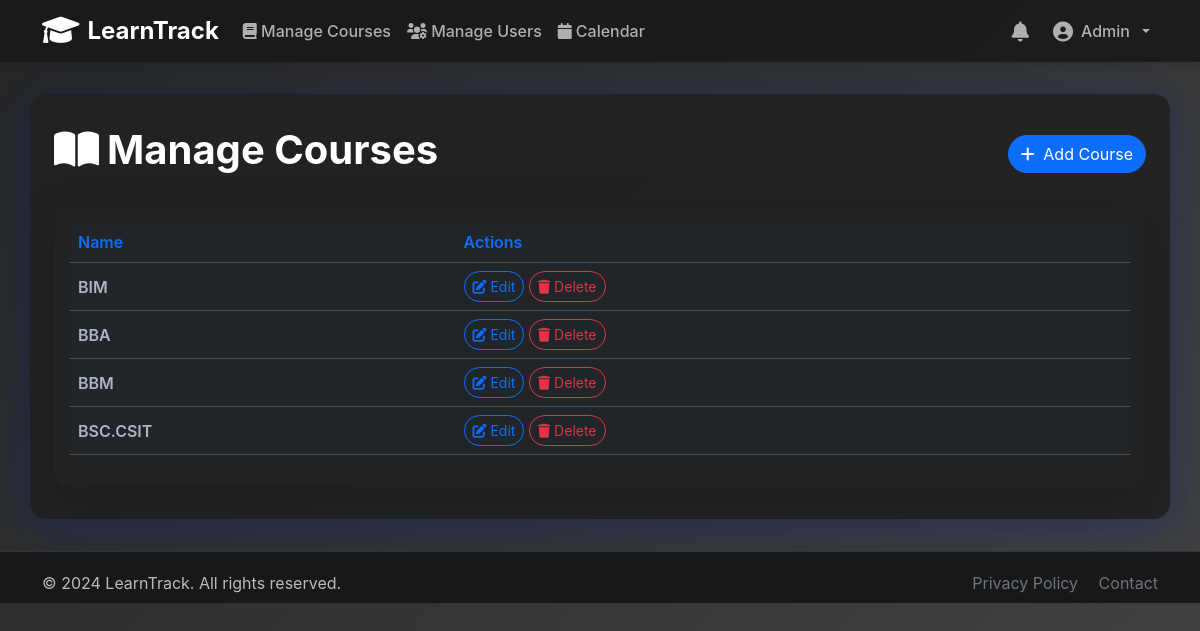
/admin/courses (signed in), run on the app's committed database.
### models.py (models this page shows, shortened)
class User(UserMixin, db.Model):
    id = db.Column(db.Integer, primary_key=True)
    email = db.Column(db.String(120), unique=True, nullable=False)
    name = db.Column(db.String(100), nullable=False)
    role = db.Column(db.String(20), default='student')  # 'student', 'teacher', 'admin'
    password_hash = db.Column(db.String(256), nullable=False)
    created_at = db.Column(db.DateTime, default=datetime.utcnow)
    course_id = db.Column(db.Integer, db.ForeignKey('course.id'), nullable=True)
    taught_classes = db.relationship('Class', backref='teacher', lazy=True, foreign_keys='Class.teacher_id')
    assignments_created = db.relationship('Assignment', backref='creator', lazy=True, foreign_keys='Assignment.teacher_id')
    submissions = db.relationship('Submission', backref='student', lazy=True, foreign_keys='Submission.student_id')
    enrollments = db.relationship('Enrollment', backref='student', lazy=True, foreign_keys='Enrollment.student_id')
    def is_teacher(self):
        return self.role == 'teacher'
    def is_student(self):
        return self.role == 'student'
    def is_admin(self):
        return self.role == 'admin'

class Course(db.Model):
    id = db.Column(db.Integer, primary_key=True)
    name = db.Column(db.String(100), unique=True, nullable=False)
    classes = db.relationship('Class', backref='course', lazy=True)

### routes.py (the view)
@admin_bp.route('/admin/courses')
@admin_required
def admin_courses():
    courses = Course.query.all()
    return render_template('admin/courses.html', courses=courses)

### app.py (called while the page is built)
@login_manager.user_loader
def load_user(user_id):
    from models import User
    return User.query.get(int(user_id))

@app.context_processor
def inject_notifications():
    if hasattr(current_user, 'is_authenticated') and current_user.is_authenticated:
        notifications = Notification.query.filter_by(user_id=current_user.id).order_by(Notification.timestamp.desc()).limit(10).all()
        unread_notifications = [n for n in notifications if not n.is_read]
        return dict(
            notifications=notifications,
            unread_notifications=unread_notifications
        )
    return dict(notifications=[], unread_notifications=[])

### routes.py (called while the page is built)
def admin_required(f):
    @wraps(f)
    def decorated_function(*args, **kwargs):
        if not current_user.is_authenticated or not current_user.is_admin():
            flash('Admin access required.', 'danger')
            return redirect(url_for('main.index'))
        return f(*args, **kwargs)
    return decorated_function

### templates/admin/courses.html (shortened to what this page needs)
{% extends 'base.html' %}
{% block content %}
<div class="row mb-4">
    <div class="col d-flex justify-content-between align-items-center">
        <h1 class="fw-bold"><i class="fas fa-book-open me-2"></i>Manage Courses</h1>
        <a href="{{ url_for('admin.admin_add_course') }}" class="btn btn-primary rounded-pill">
            <i class="fas fa-plus me-1"></i> Add Course
        </a>
    </div>
</div>
<div class="card shadow-lg border-0" style="background: rgba(34, 34, 34, 0.92);">
    <div class="card-body">
        <div class="table-responsive">
            <table class="table table-hover align-middle">
                <thead>
                    <tr>
                        <th>Name</th>
                        <th>Actions</th>
                    </tr>
                </thead>
                <tbody>
                    {% for course in courses %}
                    <tr>
                        <td class="fw-semibold">{{ course.name }}</td>
                        <td>
                            <a href="{{ url_for('admin.admin_edit_course', course_id=course.id) }}" class="btn btn-sm btn-outline-primary rounded-pill"><i class="fas fa-edit"></i> Edit</a>
                            <form action="{{ url_for('admin.admin_delete_course', course_id=course.id) }}" method="post" class="d-inline-block" onsubmit="return confirm('Are you sure you want to delete this course?');">
                                <button type="submit" class="btn btn-sm btn-outline-danger rounded-pill"><i class="fas fa-trash"></i> Delete</button>
                            </form>
                        </td>
                    </tr>
                    {% endfor %}
                </tbody>
            </table>
        </div>
    </div>
</div>
{% endblock %}

### templates/base.html (shortened to what this page needs)
<!DOCTYPE html>
<html lang="en" data-bs-theme="dark">
<head>
    <link href="https://cdn.jsdelivr.net/npm/bootstrap@5.3.0/dist/css/bootstrap.min.css" rel="stylesheet">
    <link href="https://cdnjs.cloudflare.com/ajax/libs/font-awesome/6.0.0/css/all.min.css" rel="stylesheet">
    <link href='https://cdn.jsdelivr.net/npm/fullcalendar@6.1.8/index.global.min.css' rel='stylesheet'>
    <link href="{{ url_for('static', filename='css/style.css') }}" rel="stylesheet">
</head>
<body{% if current_user.is_authenticated %} data-user-id="{{ current_user.id }}"{% endif %}>
    <nav id="mainNavbar" class="navbar navbar-expand-lg navbar-light navbar-glass sticky-top">
        <div class="container">
            <a class="navbar-brand d-flex align-items-center gap-2" href="{{ url_for('main.index') }}">
                <i class="fas fa-graduation-cap fa-lg"></i>
                <span class="fw-bold">LearnTrack</span>
            </a>
            <div class="collapse navbar-collapse" id="navbarNav">
                {% if current_user.is_authenticated %}
                <ul class="navbar-nav me-auto mb-2 mb-lg-0">
                    {% if current_user.is_admin() %}
                        <li class="nav-item"><a class="nav-link" href="{{ url_for('admin.admin_courses') }}"><i class="fas fa-book"></i> Manage Courses</a></li>
                        <li class="nav-item"><a class="nav-link" href="{{ url_for('admin.admin_users') }}"><i class="fas fa-users-cog"></i> Manage Users</a></li>
                    {% endif %}
                    <li class="nav-item"><a class="nav-link" href="{{ url_for('main.calendar') }}"><i class="fas fa-calendar me-1"></i>Calendar</a></li>
                </ul>
                <ul class="navbar-nav ms-auto align-items-center">
                    <li class="nav-item dropdown me-2">
                        <a class="nav-link position-relative" href="#" id="notifDropdown" role="button" data-bs-toggle="dropdown" aria-expanded="false" title="Notifications">
                            <i class="fas fa-bell fa-lg"></i>
                            {% set unread_count = g.unread_notifications|length if g.unread_notifications is defined else 0 %}
                        </a>
                    </li>
                    <li class="nav-item dropdown">
                        <a class="nav-link dropdown-toggle d-flex align-items-center gap-2" href="#" role="button" data-bs-toggle="dropdown">
                            <i class="fas fa-user-circle fa-lg"></i>{{ current_user.name }}
                        </a>
                    </li>
                </ul>
                {% endif %}
            </div>
        </div>
    </nav>
    <main class="container main-container">
        {% block content %}{% endblock %}
    </main>
    <footer>
        <div class="container">
            <div class="row align-items-center">
                <div class="col-md-6 text-md-start text-center mb-2 mb-md-0">
                    &copy; {{ 2024 }} LearnTrack. All rights reserved.
                </div>
                <div class="col-md-6 text-md-end text-center">
                    <a href="#" class="text-decoration-none text-secondary me-3">Privacy Policy</a>
                    <a href="#" class="text-decoration-none text-secondary">Contact</a>
                </div>
            </div>
        </div>
    </footer>
</body>
</html>

### static/css/style.css (style rules this page uses)
body { font-family: -apple-system, BlinkMacSystemFont, 'Segoe UI', Roboto, sans-serif; }
[data-bs-theme="dark"] body { background: linear-gradient(135deg, #232526 0%, #414345 100%); color: #f8f9fa; }
.main-container { background: rgba(34, 34, 34, 0.95); border-radius: 1rem; box-shadow: 0 8px 32px 0 rgba(31, 38, 135, 0.15); padding: 2rem 1.5rem; margin-top: 2rem; margin-bottom: 2rem; }
.card { transition: transform 0.2s, box-shadow 0.2s; border-radius: 1rem; background: rgba(34, 34, 34, 0.92); box-shadow: 0 4px 24px 0 rgba(31, 38, 135, 0.15); border: none; }
.table th { border-top: none; font-weight: 600; color: var(--bs-primary); }
[data-bs-theme="dark"] .table { color: #f8f9fa; background: transparent; }
.navbar-brand { font-weight: 700; font-size: 1.5rem; }
.nav-link { font-weight: 500; }
.navbar-glass { background: rgba(24, 24, 24, 0.85) !important; box-shadow: 0 2px 8px rgba(0,0,0,0.15); backdrop-filter: blur(6px); }
footer { background: #181818; color: #bbb; padding: 1.2rem 0 0.5rem 0; text-align: center; font-size: 1rem; border-top: 1px solid #333; }

### templates/base.html (style rules this page uses)
:root { --navbar-glass-bg: rgba(24, 24, 24, 0.85); --main-bg: rgba(34, 34, 34, 0.95); --main-text: #fff; }
body { min-height: 100vh; background: linear-gradient(135deg, #232526 0%, #414345 100%); }
.main-container { background: var(--main-bg); color: var(--main-text); border-radius: 1rem; box-shadow: 0 8px 32px 0 rgba(31, 38, 135, 0.37); padding: 2rem 1.5rem; margin-top: 2rem; margin-bottom: 2rem; }
footer { background: #181818; color: #bbb; padding: 1.2rem 0 0.5rem 0; text-align: center; font-size: 1rem; border-top: 1px solid #333; }
.navbar-glass { background: var(--navbar-glass-bg) !important; box-shadow: 0 2px 8px rgba(0,0,0,0.15); backdrop-filter: blur(6px); }

### data on the page
User: name "Admin"
Course: name "BIM"
Course: name "BBA"
Course: name "BBM"
Course: name "BSC.CSIT"

### other printed values
{{ 2024 }} "2024"
